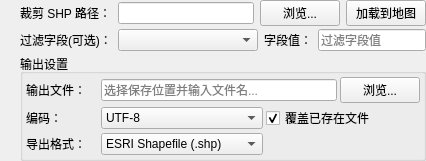
         <widget class="QWidget" name="page_shp">
          <layout class="QVBoxLayout" name="verticalLayout_pageShp">
           <property name="spacing">
            <number>3</number>
           </property>
           <property name="leftMargin">
            <number>20</number>
           </property>
           <property name="topMargin">
            <number>0</number>
           </property>
           <property name="rightMargin">
            <number>0</number>
           </property>
           <property name="bottomMargin">
            <number>0</number>
           </property>
           <item>
            <layout class="QHBoxLayout" name="horizontalLayout_clipShpPath">
             <property name="spacing">
              <number>6</number>
             </property>
             <item>
              <widget class="QLabel" name="label_clipShpPath">
               <property name="text">
                <string>裁剪 SHP 路径：</string>
               </property>
              </widget>
             </item>
             <item>
              <widget class="QLineEdit" name="lineEdit_clipShpPath" />
             </item>
             <item>
              <widget class="QPushButton" name="Button_BrowseClipShp">
               <property name="minimumSize">
                <size>
                 <width>70</width>
                 <height>0</height>
                </size>
               </property>
               <property name="text">
                <string>浏览...</string>
               </property>
              </widget>
             </item>
             <item>
              <widget class="QPushButton" name="Button_LoadClipShpToMap">
               <property name="text">
                <string>加载到地图</string>
               </property>
              </widget>
             </item>
            </layout>
           </item>
           <item>
            <layout class="QHBoxLayout" name="horizontalLayout_clipAttr">
             <property name="spacing">
              <number>6</number>
             </property>
             <item>
              <widget class="QLabel" name="label_clipAttrField">
               <property name="text">
                <string>过滤字段(可选)：</string>
               </property>
              </widget>
             </item>
             <item>
              <widget class="QComboBox" name="comboBox_clipAttrField">
               <property name="minimumSize">
                <size>
                 <width>140</width>
                 <height>0</height>
                </size>
               </property>
              </widget>
             </item>
             <item>
              <widget class="QLabel" name="label_clipAttrValue">
               <property name="text">
                <string>字段值：</string>
               </property>
              </widget>
             </item>
             <item>
              <widget class="QLineEdit" name="lineEdit_clipAttrValue">
               <property name="placeholderText">
                <string>过滤字段值</string>
               </property>
              </widget>
             </item>
            </layout>
           </item>
           <item>
            <widget class="QGroupBox" name="groupBox_output_shp">
             <property name="title">
              <string>输出设置</string>
             </property>
             <layout class="QGridLayout" name="gridLayout_output_shp">
              <property name="spacing">
               <number>3</number>
              </property>
              <property name="leftMargin">
               <number>3</number>
              </property>
              <property name="topMargin">
               <number>3</number>
              </property>
              <property name="rightMargin">
               <number>3</number>
              </property>
              <property name="bottomMargin">
               <number>3</number>
              </property>
              <item row="0" column="0">
               <widget class="QLabel" name="label_outputPath_shp">
                <property name="text">
                 <string>输出文件：</string>
                </property>
               </widget>
              </item>
              <item row="0" column="1" colspan="2">
               <widget class="QLineEdit" name="lineEdit_outputPath_shp">
                <property name="placeholderText">
                 <string>选择保存位置并输入文件名...</string>
                </property>
               </widget>
              </item>
              <item row="0" column="3">
               <widget class="QPushButton" name="Button_BrowseOutput_shp">
                <property name="text">
                 <string>浏览...</string>
                </property>
                <property name="minimumSize">
                 <size>
                  <width>70</width>
                  <height>0</height>
                 </size>
                </property>
               </widget>
              </item>
              <item row="1" column="0">
               <widget class="QLabel" name="label_encoding_shp">
                <property name="text">
                 <string>编码：</string>
                </property>
               </widget>
              </item>
              <item row="1" column="1">
               <widget class="QComboBox" name="comboBox_encoding_shp">
                <item>
                 <property name="text">
                  <string>UTF-8</string>
                 </property>
                </item>
                <item>
                 <property name="text">
                  <string>GBK</string>
                 </property>
                </item>
                <item>
                 <property name="text">
                  <string>GB2312</string>
                 </property>
                </item>
                <item>
                 <property name="text">
                  <string>ISO-8859-1</string>
                 </property>
                </item>
               </widget>
              </item>
           <item row="1" column="2" colspan="2">
            <widget class="QCheckBox" name="checkBox_overwrite_shp">
             <property name="text">
              <string>覆盖已存在文件</string>
             </property>
             <property name="checked">
              <bool>true</bool>
             </property>
            </widget>
           </item>
           <item row="2" column="0">
            <widget class="QLabel" name="label_dbFormat_shp">
             <property name="text">
              <string>导出格式：</string>
             </property>
            </widget>
           </item>
           <item row="2" column="1">
            <widget class="QComboBox" name="comboBox_dbFormat_shp">
             <item>
              <property name="text">
               <string>ESRI Shapefile (.shp)</string>
              </property>
             </item>
             <item>
              <property name="text">
               <string>File Geodatabase (.gdb)</string>
              </property>
             </item>
             <item>
              <property name="text">
               <string>GeoPackage (.gpkg)</string>
              </property>
             </item>
            </widget>
           </item>
             </layout>
            </widget>
           </item>
          </layout>
         </widget>
